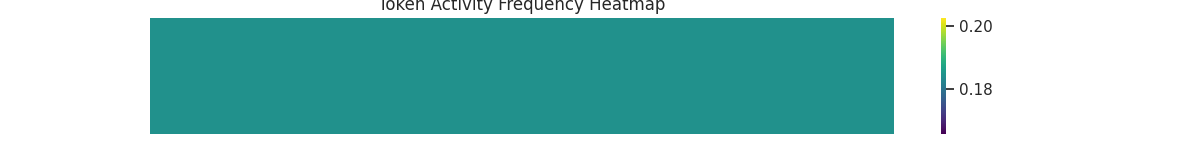

Write Python code to recreate this figure.
import json
import numpy as np
import matplotlib.pyplot as plt
import seaborn as sns
import os

def load_token_log(path="token_trail_log.json"):
    if not os.path.exists(path):
        print(f"Log file not found: {path}")
        return []
    with open(path, "r") as f:
        return json.load(f)

def extract_output_vectors(log_data):
    return np.array([entry["output_summary"]["mean"] for entry in log_data])

def generate_heatmap(values, save_path="token_heatmap.png"):
    sns.set()
    plt.figure(figsize=(12, 1.5))
    sns.heatmap([values], cmap="viridis", cbar=True, xticklabels=False, yticklabels=False)
    plt.title("Token Activity Frequency Heatmap")
    plt.savefig(save_path)
    print(f"Heatmap saved to {save_path}")

def main():
    log_data = load_token_log("token_trail_log.json")
    if not log_data:
        return

    output_means = extract_output_vectors(log_data)
    generate_heatmap(output_means)

if __name__ == "__main__":
    main()
